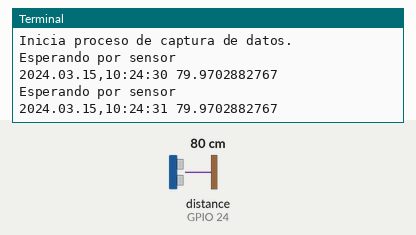
The program below on a simulated Raspberry Pi (BCM pin numbers). Shown: the last lines printed to the terminal. The test bench sets the inputs (shaded band); at power-on: distance to the obstacle (sensor on GPIO 24) 80 cm. The echo pulse lasts 58.3 µs per cm; the clock reads 2024-03-15 10:24:30 at power-on unless the program sets it; files the program writes start out absent.

Above: at 1.2 s.
1.3 s: distance to the obstacle (sensor on GPIO 24) set to 2 cm
At 2.6 s:
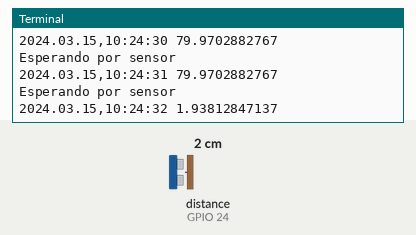
2.8 s: distance to the obstacle (sensor on GPIO 24) set to 4 cm
At 3.9 s:
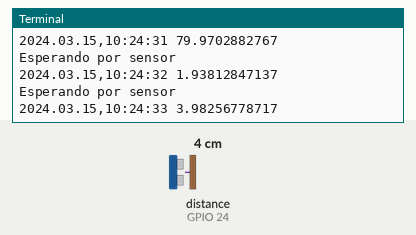
Timing chart, 0 to 5.8 s (numbered marks = the images above; inputs shaded):
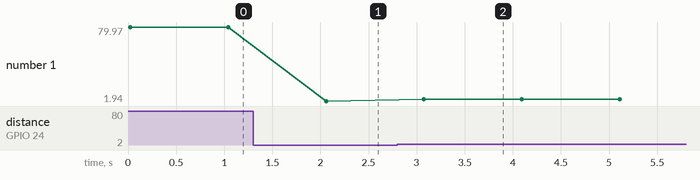

The program:

modificacion.py
```python
#import glob
import RPi.GPIO as GPIO		#Importa libreria  "RPi.GPIO" y les reasigna un nombre "GPIO"
import time			#Importa libreria "time"
import os			#Importa libreria "os" para borrar datos en terminal y no dejar acumular
from datetime import datetime
k=0
GPIO.setwarnings(False) #IMPORTANTE - ESTE COMANDO ELIMINA LAS POSIBLES ADVERTENCIAS
GPIO.setmode(GPIO.BCM) #Indica que se utilizara  la numeracion de BROADCOM y no la fisica
GPIO_TRIGGER =23 #Se usara el pin GPIO 23
GPIO_ECHO    =24 #Se usara el pin GPIO 24
GPIO.setup(GPIO_TRIGGER,GPIO.OUT)   #Configuracion de pin 23 como salida
GPIO.setup(GPIO_ECHO,GPIO.IN)       #Configuracion de pin 24 como entrada
GPIO.output(GPIO_TRIGGER, False)    #Salida de pin 23 en 0 logico

sFileStamp = time.strftime('%Y.%m.%d,%H:%M')
"""Genera una variable cuyo dato sea la fecha y hora, y de acuerdo a su ultima letra (M=Minuto) permite guardar
un documento de texto cada minuto"""

sFileName = 'out/' + sFileStamp + '.txt'
"""Indica que se debe GENERAR una variable de nombre "sFileName" que se guardara en la carpeta 'out'
y tendra en su interior la variable 'sFileName' y '.txt'. ADICIONALMENTE, PODEMOS GENERAR CUALQUIER EXTENCION PARA GUARDAR
NUETROS ARCHIVOS, YA SE PROBO EN .docx   """

f=open(sFileName, 'a')
''' "a" permite editar y/o crear un archivo (solo si no existe), poniendo como nombre lo que se encuentra
 en la variable "sFileName", generando asi un archivo de texto (.txt) '''

f.write('Date, Time, Sample' + '\n') #Guarda el rotulo del texto en el documento creado en el archivo .txt
print "Inicia proceso de captura de datos."
try:     #COMANDO DE EXCEPCIONES "Que pase esto pero si muestra excepciones no entraria o se salta"
	while True:
#	while k<=20:
		print"Esperando por sensor"
		GPIO.output(GPIO_TRIGGER,True)   #Habilita la salida 23 (1 logico)
		time.sleep(0.000001)
		 #Genera un retardo en el programade  1 us (micro-segundo)
		 #para el Trigger, duracion minima del pulso de
		 #disparo
		GPIO.output(GPIO_TRIGGER,False)  #Deshabilita la salida 23 (0 logico)
		start=time.time()
				#Tiempo Universal Coordinado (UTC), convierte el
				#dato y la hora actual en segundos y los almacena en
				#la variable (start)    """
		while GPIO.input(GPIO_ECHO)==0:	 #Mientras que el pin 24 sea igual a "0" se realizara lo siguiente
			start=time.time()	 #Se guarda el dato inicial de muestreo en funcion de la fecha
						 #y hora en segundos en la variable "Start".'''
		while GPIO.input(GPIO_ECHO)==1:	 #Mientras que el pin 24 sea igual a "1" se realizara lo siguiente
			stop=time.time()	  #Se guardara el dato inicial de muestreo en funcion  de la fecha
						  # y hora en segundos en la variable "stop".'''
		elapsed=stop-start		#Se realiza la diferencia de horario para establecer el tiempo de demora
		distance=(elapsed*34300)/2	#Guarda el valor de la dstancia calculada de la siguiente manera:

						#V=2d/t o bien d=V*t/2 teniendo en cuenta que la velocidad del
						#sensor es de aproximadamente 343m/s o 34300cm/s  que es
						# aproximadamente la velocidad del sonido
 		sTimeStamp=time.strftime('%Y.%m.%d,%H:%M:%S')  #Variable que almacena la fecha
		f.write(sTimeStamp + ',' +str(distance) + '\n') #Guarda en el documento .txt el dato de la fecha, un
								# espacio y el dato de distancia calculada'''
		os.system("clear")	#Borra lo datos en la terminal, no los deja acumular
		print sTimeStamp + ' ' + str(distance)
		time.sleep(1) 			#Tiempo para visualizar el dato capturado
		sTmpFileStamp  = time.strftime('%Y.%m.%d,%H:%M') #Guarda el dato de la fecha en esa nueva variable POR MINUTO
		#k+=1
		if sTmpFileStamp <> sFileStamp:  #Ejemplo de operador de comparacion "Diferente" entre horas
			f.close #cierra el .txt
			sFileName = 'out/' + sTmpFileStamp + '.txt' #Genera un nuevo .txt con la nueva fecha como nombre
			f=open(sFileName, 'a')  #Permite abrir y editar el archivo
			sFileStamp = sTmpFileStamp #Configura las dos horas a comparar como iguales
			print 'Creating new file'  #Imprime la observacion de que ya se tiene un nuevo docuemnto cargand datos

except KeyboardInterrupt:  # Esto solo pasara si presiona "Ctrl+C"
	print '\n' + 'Termina ejecucion de programa' + '\n'
	print 'Hasta la vista'
	GPIO.cleanup() #Reinicia la configuracion de los pines GPIO
```

Measured:
- after the input at 1.3 s, the terminal: prints a new line after 0.76 s (image 1)
- after the input at 2.8 s, the terminal: prints a new line after 0.28 s (image 2)
- plotted number 1: 79.97 → 1.94 after the input at 1.3 s, 1.94 → 3.98 after the input at 2.8 s
